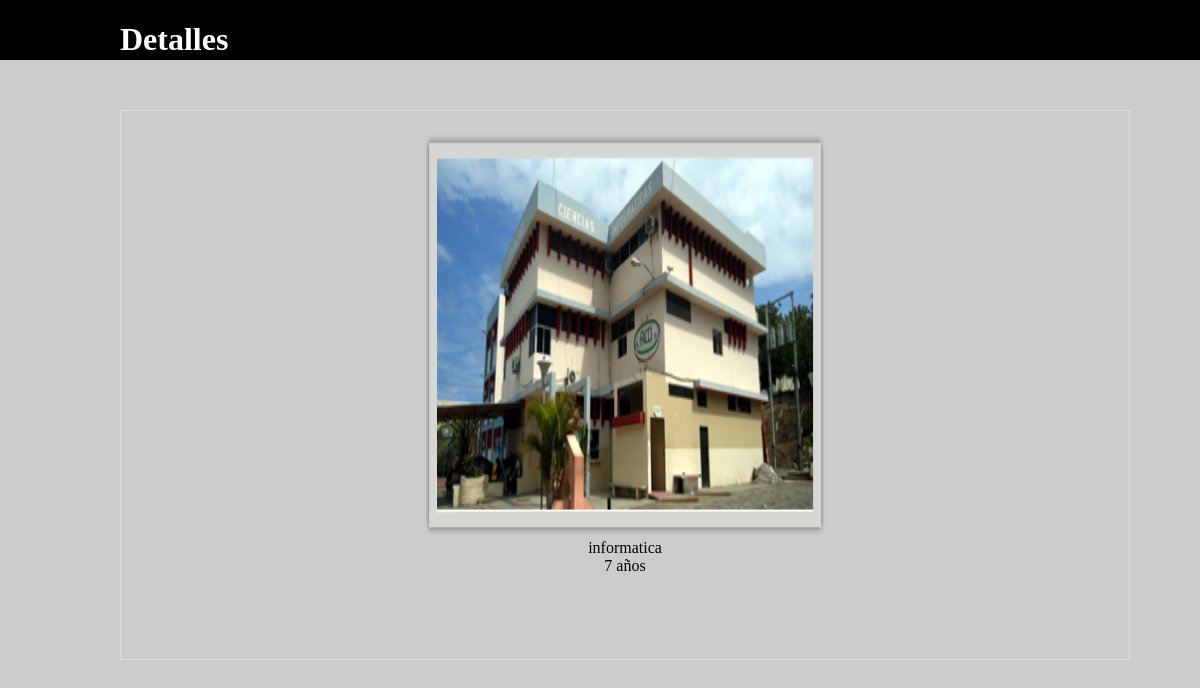
The page /detalles.php?id=4 on the database its author committed.
### tables this page shows
CREATE TABLE IF NOT EXISTS `facultad` (
  `id` int(11) NOT NULL AUTO_INCREMENT,
  `nombre` text NOT NULL,
  `descripcion` text NOT NULL,
  `imagen` text NOT NULL,
  `antiguedad` int(3) NOT NULL,
  PRIMARY KEY (`id`)
);

### detalles.php (the view, shortened to what this page needs)
<!DOCTYPE html>
<html lang="es">
<head>
	<link rel="stylesheet" type="text/css" href="./css/estilos.css">
</head>
<body>
	<header>
		<h1>Detalles</h1>
	</header>
	<section>
		<?php
			$re=mysql_query("select * from facultad where id=".$_GET['id']) or die (mysql_error());
			while($f=mysql_fetch_array($re)){
		 ?>
			<center>
					<img src="./facultades/<?php echo $f['imagen'];?>" WIDTH=400 HEIGHT=400><br>
					<span><?php echo $f['nombre'];?></span><br>
					<span><?php echo $f['antiguedad'];?></span> a&ntilde;os<br>
			</center>
		<?php
			}
		 ?>
	</section>
</body>
</html>

### css/estilos.css (style rules this page uses)
html { padding: 0px; margin: 0px; }
body { background-color: #ccc; padding: 0px; margin: 0px; }
header { width: 100%; height: 60px; background-color: black; color:white; }
header h1 { margin-left: 10%; width: 30%; display: inline-block; vertical-align: top; }
section { width: 80%; min-height: 500px; border: 1px solid #DDD; padding: 2%; margin: 0 auto; margin-left: 10%; margin-top: 50px; }

### rows shown on the page
facultad: imagen (picture), nombre "informatica", antiguedad "7"
